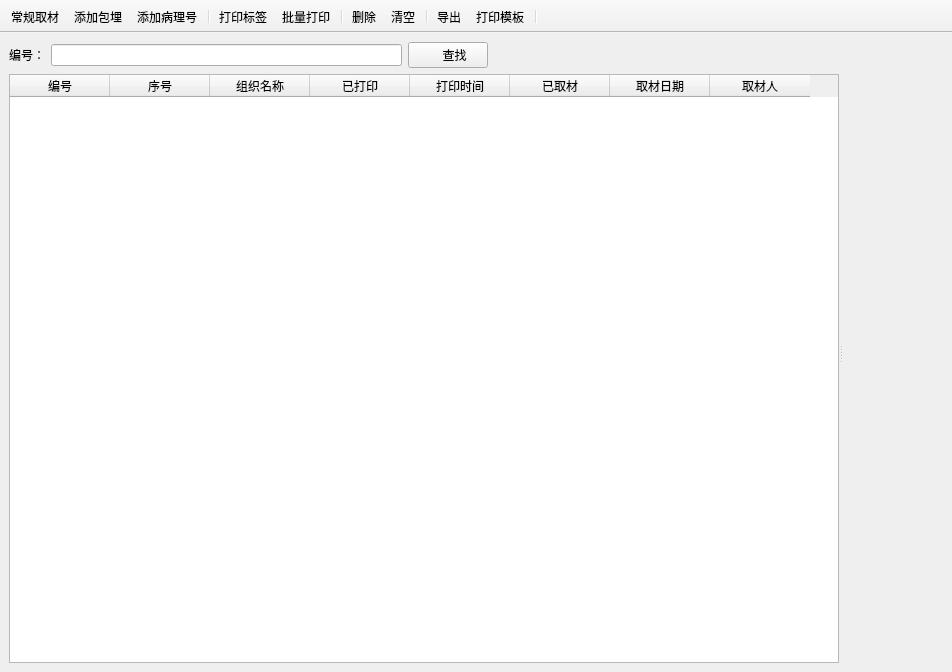
<?xml version="1.0" encoding="UTF-8"?>
<ui version="4.0">
 <class>tabmaterial</class>
 <widget class="QMainWindow" name="tabmaterial">
  <property name="geometry">
   <rect>
    <x>0</x>
    <y>0</y>
    <width>952</width>
    <height>672</height>
   </rect>
  </property>
  <property name="windowTitle">
   <string>MainWindow</string>
  </property>
  <widget class="QWidget" name="centralwidget">
   <layout class="QVBoxLayout" name="verticalLayout">
    <item>
     <widget class="QSplitter" name="splitter">
      <property name="sizePolicy">
       <sizepolicy hsizetype="Expanding" vsizetype="Expanding">
        <horstretch>0</horstretch>
        <verstretch>0</verstretch>
       </sizepolicy>
      </property>
      <property name="orientation">
       <enum>Qt::Horizontal</enum>
      </property>
      <widget class="QWidget" name="widgetTable" native="true">
       <property name="sizePolicy">
        <sizepolicy hsizetype="Preferred" vsizetype="Preferred">
         <horstretch>2</horstretch>
         <verstretch>0</verstretch>
        </sizepolicy>
       </property>
       <layout class="QVBoxLayout" name="verticalLayout_3">
        <item>
         <layout class="QVBoxLayout" name="verticalLayout_2">
          <item>
           <layout class="QHBoxLayout" name="horizontalLayout">
            <item>
             <widget class="QLabel" name="label">
              <property name="text">
               <string>编号：</string>
              </property>
             </widget>
            </item>
            <item>
             <widget class="QLineEdit" name="lineEditNumber"/>
            </item>
            <item>
             <widget class="QPushButton" name="pushButtonFind">
              <property name="styleSheet">
               <string notr="true"/>
              </property>
              <property name="text">
               <string>    查找</string>
              </property>
              <property name="icon">
               <iconset resource="../res.qrc">
                <normaloff>:/image/image/serch.png</normaloff>:/image/image/serch.png</iconset>
              </property>
             </widget>
            </item>
            <item>
             <spacer name="horizontalSpacer">
              <property name="orientation">
               <enum>Qt::Horizontal</enum>
              </property>
              <property name="sizeHint" stdset="0">
               <size>
                <width>40</width>
                <height>20</height>
               </size>
              </property>
             </spacer>
            </item>
           </layout>
          </item>
          <item>
           <widget class="QTableWidget" name="tableWidget">
            <column>
             <property name="text">
              <string>编号</string>
             </property>
            </column>
            <column>
             <property name="text">
              <string>序号</string>
             </property>
            </column>
            <column>
             <property name="text">
              <string>组织名称</string>
             </property>
            </column>
            <column>
             <property name="text">
              <string>已打印</string>
             </property>
            </column>
            <column>
             <property name="text">
              <string>打印时间</string>
             </property>
            </column>
            <column>
             <property name="text">
              <string>已取材</string>
             </property>
            </column>
            <column>
             <property name="text">
              <string>取材日期</string>
             </property>
            </column>
            <column>
             <property name="text">
              <string>取材人</string>
             </property>
            </column>
           </widget>
          </item>
         </layout>
        </item>
       </layout>
      </widget>
      <widget class="QWidget" name="widgetInfo" native="true"/>
     </widget>
    </item>
   </layout>
  </widget>
  <widget class="QToolBar" name="toolBar">
   <property name="windowTitle">
    <string>toolBar</string>
   </property>
   <property name="movable">
    <bool>false</bool>
   </property>
   <property name="toolButtonStyle">
    <enum>Qt::ToolButtonTextUnderIcon</enum>
   </property>
   <attribute name="toolBarArea">
    <enum>TopToolBarArea</enum>
   </attribute>
   <attribute name="toolBarBreak">
    <bool>false</bool>
   </attribute>
   <addaction name="actionNormalMaterial"/>
   <addaction name="actionAddBaoMai"/>
   <addaction name="actionAddBingLiNumber"/>
   <addaction name="separator"/>
   <addaction name="actionPrintLabel"/>
   <addaction name="actionPrintMoreLabel"/>
   <addaction name="separator"/>
   <addaction name="actionDeleteInfo"/>
   <addaction name="actionClearInfo"/>
   <addaction name="separator"/>
   <addaction name="actionExtendExcel"/>
   <addaction name="actionPrintTemplate"/>
   <addaction name="separator"/>
  </widget>
  <action name="actionNormalMaterial">
   <property name="icon">
    <iconset resource="../res.qrc">
     <normaloff>:/image/image/filenew.png</normaloff>:/image/image/filenew.png</iconset>
   </property>
   <property name="text">
    <string>常规取材</string>
   </property>
   <property name="toolTip">
    <string>常规取材</string>
   </property>
  </action>
  <action name="actionAddBaoMai">
   <property name="icon">
    <iconset resource="../res.qrc">
     <normaloff>:/image/image/addto.png</normaloff>:/image/image/addto.png</iconset>
   </property>
   <property name="text">
    <string>添加包埋</string>
   </property>
   <property name="toolTip">
    <string>添加包埋</string>
   </property>
  </action>
  <action name="actionPrintLabel">
   <property name="icon">
    <iconset resource="../res.qrc">
     <normaloff>:/image/image/print.jpg</normaloff>:/image/image/print.jpg</iconset>
   </property>
   <property name="text">
    <string>打印标签</string>
   </property>
   <property name="toolTip">
    <string>打印标签</string>
   </property>
  </action>
  <action name="actionPrintMoreLabel">
   <property name="icon">
    <iconset resource="../res.qrc">
     <normaloff>:/image/image/printmore.jpg</normaloff>:/image/image/printmore.jpg</iconset>
   </property>
   <property name="text">
    <string>批量打印</string>
   </property>
   <property name="toolTip">
    <string>批量打印</string>
   </property>
  </action>
  <action name="actionDeleteInfo">
   <property name="icon">
    <iconset resource="../res.qrc">
     <normaloff>:/image/image/critical.png</normaloff>:/image/image/critical.png</iconset>
   </property>
   <property name="text">
    <string>删除</string>
   </property>
   <property name="toolTip">
    <string>删除</string>
   </property>
  </action>
  <action name="actionClearInfo">
   <property name="icon">
    <iconset resource="../res.qrc">
     <normaloff>:/image/image/edit-clear.png</normaloff>:/image/image/edit-clear.png</iconset>
   </property>
   <property name="text">
    <string>清空</string>
   </property>
   <property name="toolTip">
    <string>清空</string>
   </property>
  </action>
  <action name="actionExtendExcel">
   <property name="icon">
    <iconset resource="../res.qrc">
     <normaloff>:/image/image/excel.png</normaloff>:/image/image/excel.png</iconset>
   </property>
   <property name="text">
    <string>导出</string>
   </property>
   <property name="toolTip">
    <string>导出</string>
   </property>
  </action>
  <action name="actionPrintTemplate">
   <property name="icon">
    <iconset resource="../res.qrc">
     <normaloff>:/image/image/tempalte.jpg</normaloff>:/image/image/tempalte.jpg</iconset>
   </property>
   <property name="text">
    <string>打印模板</string>
   </property>
   <property name="toolTip">
    <string>打印模板</string>
   </property>
  </action>
  <action name="actionAddBingLiNumber">
   <property name="icon">
    <iconset resource="../res.qrc">
     <normaloff>:/image/image/add.png</normaloff>:/image/image/add.png</iconset>
   </property>
   <property name="text">
    <string>添加病理号</string>
   </property>
   <property name="toolTip">
    <string>添加病理号</string>
   </property>
  </action>
 </widget>
 <resources>
  <include location="../res.qrc"/>
 </resources>
 <connections/>
</ui>
